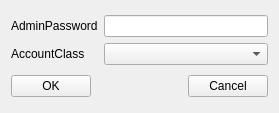
<?xml version="1.0" encoding="UTF-8"?>
<ui version="4.0">
 <class>AuthorizationForm</class>
 <widget class="QWidget" name="AuthorizationForm">
  <property name="geometry">
   <rect>
    <x>0</x>
    <y>0</y>
    <width>279</width>
    <height>113</height>
   </rect>
  </property>
  <property name="windowTitle">
   <string>Form</string>
  </property>
  <layout class="QGridLayout" name="gridLayout">
   <item row="0" column="0">
    <layout class="QHBoxLayout" name="horizontalLayout_3">
     <item>
      <layout class="QVBoxLayout" name="verticalLayout_3">
       <item>
        <widget class="QLabel" name="label_3">
         <property name="text">
          <string>AdminPassword</string>
         </property>
        </widget>
       </item>
       <item>
        <widget class="QLabel" name="label_4">
         <property name="text">
          <string>AccountClass</string>
         </property>
        </widget>
       </item>
      </layout>
     </item>
     <item>
      <layout class="QVBoxLayout" name="verticalLayout_4">
       <item>
        <widget class="QLineEdit" name="LE_Adminpassword"/>
       </item>
       <item>
        <widget class="QComboBox" name="CB_AccountPre">
         <property name="sizePolicy">
          <sizepolicy hsizetype="Expanding" vsizetype="Fixed">
           <horstretch>0</horstretch>
           <verstretch>0</verstretch>
          </sizepolicy>
         </property>
        </widget>
       </item>
      </layout>
     </item>
    </layout>
   </item>
   <item row="1" column="0">
    <layout class="QHBoxLayout" name="horizontalLayout_4">
     <item>
      <widget class="QPushButton" name="PB_Submit">
       <property name="text">
        <string>OK</string>
       </property>
      </widget>
     </item>
     <item>
      <spacer name="horizontalSpacer_2">
       <property name="orientation">
        <enum>Qt::Horizontal</enum>
       </property>
       <property name="sizeHint" stdset="0">
        <size>
         <width>40</width>
         <height>20</height>
        </size>
       </property>
      </spacer>
     </item>
     <item>
      <widget class="QPushButton" name="PB_Cancel">
       <property name="text">
        <string>Cancel</string>
       </property>
      </widget>
     </item>
    </layout>
   </item>
  </layout>
 </widget>
 <resources/>
 <connections/>
</ui>
